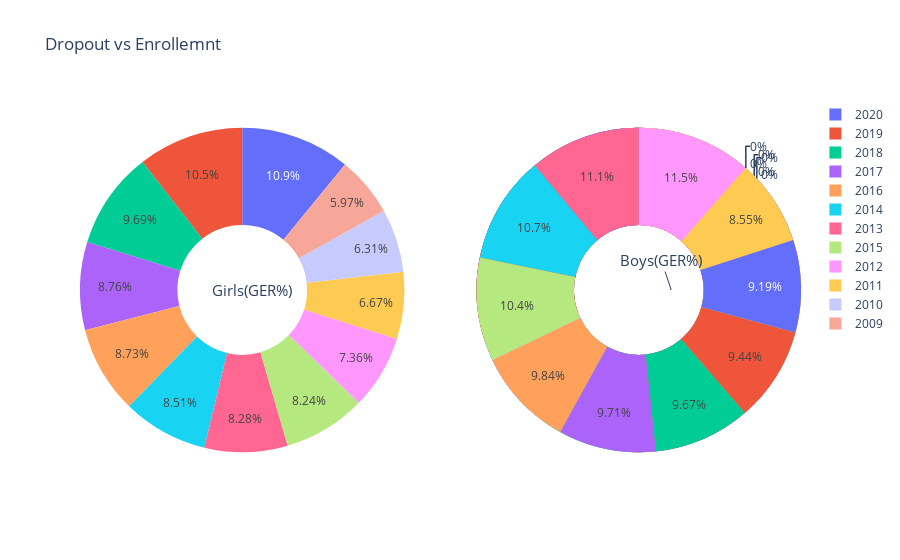

Notebook source saved alongside this figure:
### Code cell
import plotly.graph_objects as go
from plotly.subplots import make_subplots

labels = df4['Year']

# Create subplots: use 'domain' type for Pie subplot
fig = make_subplots(rows=1, cols=2, specs=[[{'type':'domain'}, {'type':'domain'}]])
fig.add_trace(go.Pie(labels=labels, values=df4['Girls(GER%)'], name="Girls(GER%)"),
              1, 1)
fig.add_trace(go.Pie(labels=labels, values=df4['Boys(GER%)'], name="Boys(GER%)"),
              1, 2)
fig.add_trace(go.Pie(labels=labels, values=df4['Both(GER%)'], name="Both(GER%)"),
              1, 2)
fig.add_trace(go.Pie(labels=labels, values=df4['Girls(NER%)'], name="Girls(NER%)"),
              1, 2)

fig.add_trace(go.Pie(labels=labels, values=df4['Boys(NER%)'], name="Boys(NER%)"),
              1, 2)

fig.add_trace(go.Pie(labels=labels, values=df4['Both(NER%)'], name="Both(NER%)"),
              1, 2)

fig.add_trace(go.Pie(labels=labels, values=df4['Girls(dropout)'], name="Girls(dropout)"),
              1, 2)

fig.add_trace(go.Pie(labels=labels, values=df4['Boys(dropout)'], name="Boys(dropout)"),
              1, 2)

fig.add_trace(go.Pie(labels=labels, values=df4['Both(dropout)'], name="Both(dropout)"),
              1, 2)


# Use `hole` to create a donut-like pie chart
fig.update_traces(hole=.4, hoverinfo="label+percent+name")

fig.update_layout(
    title_text="Dropout vs Enrollemnt",
    # Add annotations in the center of the donut pies.
    annotations=[dict(text='Girls(GER%)', x=0.18, y=0.5, font_size=15, showarrow=False),
                 dict(text='Boys(GER%)', x=0.82, y=0.5, font_size=15, showarrow=True),
                  
                
                
                
                
                
                ])
fig.show()

### Figure 1 — Plotly figure (JSON) as saved in the notebook; plotly's stock layout.template omitted (floating-point values rounded to 4 significant figures)
{"data": [{"domain": {"x": [0, 0.45], "y": [0, 1]}, "hole": 0.4, "hoverinfo": "label+percent+name", "labels": [2009, 2010, 2011, 2012, 2013, 2014, 2015, 2016, 2017, 2018, 2019, 2020], "name": "Girls(GER%)", "type": "pie", "values": [25.96, 27.48, 29.01, 32.05, 36.05, 37.05, 35.86, 38.01, 38.13, 42.16, 45.87, 47.54]}, {"domain": {"x": [0.55, 1], "y": [0, 1]}, "hole": 0.4, "hoverinfo": "label+percent+name", "labels": [2009, 2010, 2011, 2012, 2013, 2014, 2015, 2016, 2017, 2018, 2019, 2020], "name": "Boys(GER%)", "type": "pie", "values": [25.48, 26.83, 28.18, 30.88, 33.58, 34.29, 42.12, 41.44, 42.79, 45.35, 48.68, 49.19]}, {"domain": {"x": [0.55, 1], "y": [0, 1]}, "hole": 0.4, "hoverinfo": "label+percent+name", "labels": [2009, 2010, 2011, 2012, 2013, 2014, 2015, 2016, 2017, 2018, 2019, 2020], "name": "Both(GER%)", "type": "pie", "values": [25.72, 27.13, 28.53, 31.35, 34.16, 36.97, 38.99, 39.77, 40.5, 43.8, 47.32, 48.39]}, {"domain": {"x": [0.55, 1], "y": [0, 1]}, "hole": 0.4, "hoverinfo": "label+percent+name", "labels": [2009, 2010, 2011, 2012, 2013, 2014, 2015, 2016, 2017, 2018, 2019, 2020], "name": "Girls(NER%)", "type": "pie", "values": [17.81, 19.6, 21.4, 24.98, 28.4, 27.82, 26.24, 36.25, 36.37, 33.9, 36.99, 36.97]}, {"domain": {"x": [0.55, 1], "y": [0, 1]}, "hole": 0.4, "hoverinfo": "label+percent+name", "labels": [2009, 2010, 2011, 2012, 2013, 2014, 2015, 2016, 2017, 2018, 2019, 2020], "name": "Boys(NER%)", "type": "pie", "values": [16.88, 18.7, 20.52, 24.16, 23.8, 24.44, 30.25, 36.76, 38.11, 36.88, 31.72, 36.53]}, {"domain": {"x": [0.55, 1], "y": [0, 1]}, "hole": 0.4, "hoverinfo": "label+percent+name", "labels": [2009, 2010, 2011, 2012, 2013, 2014, 2015, 2016, 2017, 2018, 2019, 2020], "name": "Both(NER%)", "type": "pie", "values": [17.34, 19.22, 21.09, 24.84, 25.6, 26.35, 28.25, 36.51, 37.24, 35.43, 35.81, 36.4]}, {"domain": {"x": [0.55, 1], "y": [0, 1]}, "hole": 0.4, "hoverinfo": "label+percent+name", "labels": [2009, 2010, 2011, 2012, 2013, 2014, 2015, 2016, 2017, 2018, 2019, 2020], "name": "Girls(dropout)", "type": "pie", "values": [0, 0, 56.43, 52.36, 48.89, 47.67, 45.92, 42.19, 41.52, 40.19, 37.67, 34.86]}, {"domain": {"x": [0.55, 1], "y": [0, 1]}, "hole": 0.4, "hoverinfo": "label+percent+name", "labels": [2009, 2010, 2011, 2012, 2013, 2014, 2015, 2016, 2017, 2018, 2019, 2020], "name": "Boys(dropout)", "type": "pie", "values": [0, 0, 46.73, 34.9, 34.18, 34.52, 33.72, 33.88, 33.43, 36.61, 35.52, 36.8]}, {"domain": {"x": [0.55, 1], "y": [0, 1]}, "hole": 0.4, "hoverinfo": "label+percent+name", "labels": [2009, 2010, 2011, 2012, 2013, 2014, 2015, 2016, 2017, 2018, 2019, 2020], "name": "Both(dropout)", "type": "pie", "values": [0, 0, 33.28, 44.65, 43.18, 41.59, 40.29, 38.3, 37.81, 37.62, 36.73, 35.76]}], "layout": {"annotations": [{"font": {"size": 15}, "showarrow": false, "text": "Girls(GER%)", "x": 0.18, "y": 0.5}, {"font": {"size": 15}, "showarrow": true, "text": "Boys(GER%)", "x": 0.82, "y": 0.5}], "title": {"text": "Dropout vs Enrollemnt"}}}
